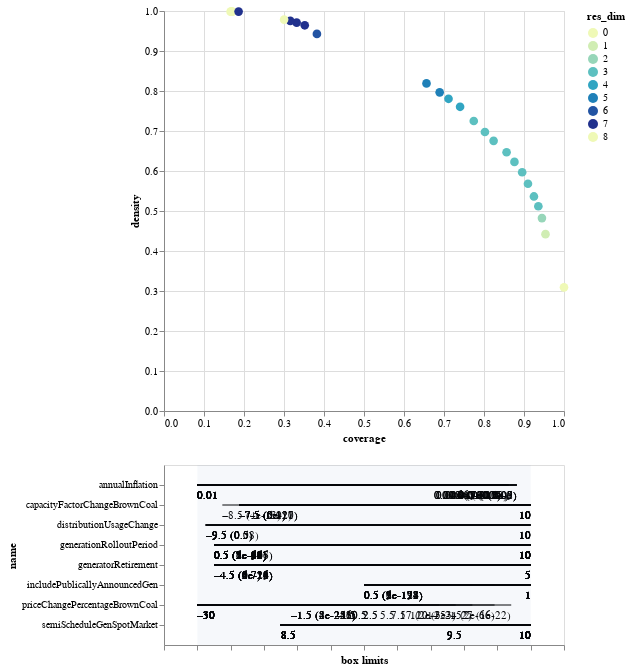

The cell this chart's notebook holds for it:
### Code cell
box1.inspect_tradeoff()

### Figure 1 — Vega-Lite specification as saved in the notebook (floating-point values rounded to 4 significant figures)
{"config": {"view": {"continuousWidth": 400, "continuousHeight": 300}}, "vconcat": [{"data": {"name": "data-ffd9ba24cff77e6e23e33204ea2f57df"}, "mark": {"type": "circle", "size": 75}, "encoding": {"color": {"type": "ordinal", "field": "res_dim", "scale": {"range": ["#eff9b6", "#d0edb3", "#97d6b9", "#5dc0c0", "#31a5c2", "#1f80b8", "#2354a3", "#21318d"]}}, "opacity": {"condition": {"value": 1, "selection": "selector005"}, "value": 0.4}, "tooltip": [{"type": "ordinal", "field": "id"}, {"type": "quantitative", "field": "coverage", "format": ".2"}, {"type": "quantitative", "field": "density", "format": ".2"}, {"type": "ordinal", "field": "res_dim"}], "x": {"type": "quantitative", "field": "coverage"}, "y": {"type": "quantitative", "field": "density"}}, "height": 400, "selection": {"selector005": {"type": "single", "fields": ["id"]}}, "width": 400}, {"layer": [{"data": {"name": "data-b8c15ef99637e2617962523556bd2013"}, "mark": "rule", "encoding": {"x": {"type": "quantitative", "axis": {"grid": false, "labels": false, "title": "box limits"}, "field": "x_lower", "scale": {"domain": [0, 1], "padding": 0.1}}, "x2": {"field": "x_upper"}, "y": {"type": "nominal", "field": "name", "scale": {"padding": 1.0}}}, "transform": [{"calculate": "(datum.x1-datum.minimum)/(datum.maximum-datum.minimum)", "as": "x_lower"}, {"calculate": "(datum.x2-datum.minimum)/(datum.maximum-datum.minimum)", "as": "x_upper"}, {"filter": {"selection": "selector005"}}], "width": 400}, {"data": {"name": "data-b8c15ef99637e2617962523556bd2013"}, "mark": {"type": "text", "align": "left", "baseline": "top", "dy": 5}, "encoding": {"text": {"type": "ordinal", "field": "text"}, "x": {"type": "quantitative", "axis": {"grid": false, "labels": false, "title": "box limits"}, "field": "x_lower", "scale": {"domain": [0, 1], "padding": 0.1}}, "x2": {"field": "x_upper"}, "y": {"type": "nominal", "field": "name", "scale": {"padding": 1.0}}}, "transform": [{"calculate": "(datum.x1-datum.minimum)/(datum.maximum-datum.minimum)", "as": "x_lower"}, {"calculate": "(datum.x2-datum.minimum)/(datum.maximum-datum.minimum)", "as": "x_upper"}, {"filter": {"selection": "selector005"}}, {"calculate": "datum.qp_lower>0?format(datum.x1, \".2\")+\" (\"+format(datum.qp_lower, \".1~g\")+\")\" :format(datum.x1, \".2\")", "as": "text"}], "width": 400}, {"data": {"name": "data-b8c15ef99637e2617962523556bd2013"}, "mark": {"type": "text", "align": "right", "baseline": "top", "dy": 5}, "encoding": {"text": {"type": "ordinal", "field": "text"}, "x": {"type": "quantitative", "field": "x_upper"}, "x2": {"field": "x_upper"}, "y": {"type": "nominal", "field": "name", "scale": {"padding": 1.0}}}, "transform": [{"calculate": "(datum.x1-datum.minimum)/(datum.maximum-datum.minimum)", "as": "x_lower"}, {"calculate": "(datum.x2-datum.minimum)/(datum.maximum-datum.minimum)", "as": "x_upper"}, {"filter": {"selection": "selector005"}}, {"calculate": "datum.qp_upper>0?format(datum.x2, \".2\")+\" (\"+format(datum.qp_upper, \".1\")+\")\" :format(datum.x2, \".2\")", "as": "text"}], "width": 400}, {"data": {"name": "data-bb8d07f6df3d47a6a475317795287b23"}, "mark": {"type": "rect", "opacity": 0.05}, "encoding": {"x": {"type": "quantitative", "field": "start"}, "x2": {"field": "end"}}}, {"data": {"name": "data-d751713988987e9331980363e24189ce"}, "mark": "point", "encoding": {"x": {"type": "quantitative", "field": "x"}, "y": {"type": "nominal", "field": "name"}}, "transform": [{"filter": {"selection": "selector005"}}], "width": 400}, {"data": {"name": "data-d751713988987e9331980363e24189ce"}, "mark": {"type": "text", "align": "center", "baseline": "top", "dy": 5}, "encoding": {"text": {"type": "nominal", "field": "item"}, "x": {"type": "quantitative", "field": "x"}, "y": {"type": "nominal", "field": "name"}}, "transform": [{"filter": {"selection": "selector005"}}], "width": 400}]}], "$schema": "https://vega.github.io/schema/vega-lite/v4.0.2.json", "datasets": {"data-ffd9ba24cff77e6e23e33204ea2f57df": [{"coverage": 1.0, "density": 0.3091, "id": 0, "mass": 1.0, "mean": 0.3091, "res_dim": 0}, {"coverage": 0.9537, "density": 0.442, "id": 1, "mass": 0.667, "mean": 0.442, "res_dim": 1}, {"coverage": 0.9449, "density": 0.4822, "id": 2, "mass": 0.6058, "mean": 0.4822, "res_dim": 2}, {"coverage": 0.9359, "density": 0.512, "id": 3, "mass": 0.5651, "mean": 0.512, "res_dim": 3}, {"coverage": 0.9248, "density": 0.5364, "id": 4, "mass": 0.533, "mean": 0.5364, "res_dim": 3}, {"coverage": 0.9099, "density": 0.5681, "id": 5, "mass": 0.4952, "mean": 0.5681, "res_dim": 3}, {"coverage": 0.8954, "density": 0.5969, "id": 6, "mass": 0.4637, "mean": 0.5969, "res_dim": 3}, {"coverage": 0.8761, "density": 0.6227, "id": 7, "mass": 0.4349, "mean": 0.6227, "res_dim": 3}, {"coverage": 0.8565, "density": 0.6469, "id": 8, "mass": 0.4093, "mean": 0.6469, "res_dim": 3}, {"coverage": 0.824, "density": 0.6754, "id": 9, "mass": 0.3771, "mean": 0.6754, "res_dim": 3}, {"coverage": 0.8023, "density": 0.6976, "id": 10, "mass": 0.3556, "mean": 0.6976, "res_dim": 3}, {"coverage": 0.7744, "density": 0.7251, "id": 11, "mass": 0.3302, "mean": 0.7251, "res_dim": 3}, {"coverage": 0.7402, "density": 0.7605, "id": 12, "mass": 0.3009, "mean": 0.7605, "res_dim": 4}, {"coverage": 0.7113, "density": 0.7805, "id": 13, "mass": 0.2817, "mean": 0.7805, "res_dim": 4}, {"coverage": 0.6892, "density": 0.7966, "id": 14, "mass": 0.2675, "mean": 0.7966, "res_dim": 5}, {"coverage": 0.6562, "density": 0.8191, "id": 15, "mass": 0.2477, "mean": 0.8191, "res_dim": 5}, {"coverage": 0.3823, "density": 0.9428, "id": 16, "mass": 0.1254, "mean": 0.9428, "res_dim": 6}, {"coverage": 0.3519, "density": 0.9642, "id": 17, "mass": 0.1128, "mean": 0.9642, "res_dim": 7}, {"coverage": 0.3316, "density": 0.9708, "id": 18, "mass": 0.1056, "mean": 0.9708, "res_dim": 7}, {"coverage": 0.3158, "density": 0.9752, "id": 19, "mass": 0.1001, "mean": 0.9752, "res_dim": 7}, {"coverage": 0.3002, "density": 0.9785, "id": 20, "mass": 0.09485, "mean": 0.9785, "res_dim": 8}, {"coverage": 0.1665, "density": 0.9984, "id": 21, "mass": 0.05155, "mean": 0.9984, "res_dim": 8}, {"coverage": 0.1683, "density": 0.9984, "id": 22, "mass": 0.05212, "mean": 0.9984, "res_dim": 8}, {"coverage": 0.1696, "density": 0.9984, "id": 23, "mass": 0.05252, "mean": 0.9984, "res_dim": 8}, {"coverage": 0.1709, "density": 0.9984, "id": 24, "mass": 0.05293, "mean": 0.9984, "res_dim": 8}, {"coverage": 0.1865, "density": 0.9985, "id": 25, "mass": 0.05774, "mean": 0.9985, "res_dim": 7}], "data-b8c15ef99637e2617962523556bd2013": [{"x1": 8.5, "x2": 10.0, "name": "semiScheduleGenSpotMarket", "id": 1, "minimum": 8.0, "maximum": 10.0, "qp_lower": 0.0, "qp_upper": -1.0}, {"x1": 0.5, "x2": 10.0, "name": "generationRolloutPeriod", "id": 2, "minimum": 0.0, "maximum": 10.0, "qp_lower": 1.572e-42, "qp_upper": -1.0}, {"x1": 8.5, "x2": 10.0, "name": "semiScheduleGenSpotMarket", "id": 2, "minimum": 8.0, "maximum": 10.0, "qp_lower": 0.0, "qp_upper": -1.0}, {"x1": 0.5, "x2": 10.0, "name": "generationRolloutPeriod", "id": 3, "minimum": 0.0, "maximum": 10.0, "qp_lower": 3.411e-45, "qp_upper": -1.0}, {"x1": -30.0, "x2": 26.5, "name": "priceChangePercentageBrownCoal", "id": 3, "minimum": -30.0, "maximum": 30.0, "qp_lower": -1.0, "qp_upper": 1.291e-22}, {"x1": 8.5, "x2": 10.0, "name": "semiScheduleGenSpotMarket", "id": 3, "minimum": 8.0, "maximum": 10.0, "qp_lower": 0.0, "qp_upper": -1.0}, {"x1": 0.5, "x2": 10.0, "name": "generationRolloutPeriod", "id": 4, "minimum": 0.0, "maximum": 10.0, "qp_lower": 2.566e-47, "qp_upper": -1.0}, {"x1": -30.0, "x2": 23.5, "name": "priceChangePercentageBrownCoal", "id": 4, "minimum": -30.0, "maximum": 30.0, "qp_lower": -1.0, "qp_upper": 2.168e-66}, {"x1": 8.5, "x2": 10.0, "name": "semiScheduleGenSpotMarket", "id": 4, "minimum": 8.0, "maximum": 10.0, "qp_lower": 0.0, "qp_upper": -1.0}, {"x1": 0.5, "x2": 10.0, "name": "generationRolloutPeriod", "id": 5, "minimum": 0.0, "maximum": 10.0, "qp_lower": 4.542e-48, "qp_upper": -1.0}, {"x1": -30.0, "x2": 19.5, "name": "priceChangePercentageBrownCoal", "id": 5, "minimum": -30.0, "maximum": 30.0, "qp_lower": -1.0, "qp_upper": 3.124e-152}, {"x1": 8.5, "x2": 10.0, "name": "semiScheduleGenSpotMarket", "id": 5, "minimum": 8.0, "maximum": 10.0, "qp_lower": 0.0, "qp_upper": -1.0}, {"x1": 0.5, "x2": 10.0, "name": "generationRolloutPeriod", "id": 6, "minimum": 0.0, "maximum": 10.0, "qp_lower": 5.058e-50, "qp_upper": -1.0}, {"x1": -30.0, "x2": 16.5, "name": "priceChangePercentageBrownCoal", "id": 6, "minimum": -30.0, "maximum": 30.0, "qp_lower": -1.0, "qp_upper": 2.052e-253}, {"x1": 8.5, "x2": 10.0, "name": "semiScheduleGenSpotMarket", "id": 6, "minimum": 8.0, "maximum": 10.0, "qp_lower": 0.0, "qp_upper": -1.0}, {"x1": 0.5, "x2": 10.0, "name": "generationRolloutPeriod", "id": 7, "minimum": 0.0, "maximum": 10.0, "qp_lower": 2.978e-51, "qp_upper": -1.0}, {"x1": -30.0, "x2": 13.5, "name": "priceChangePercentageBrownCoal", "id": 7, "minimum": -30.0, "maximum": 30.0, "qp_lower": -1.0, "qp_upper": 0.0}, {"x1": 8.5, "x2": 10.0, "name": "semiScheduleGenSpotMarket", "id": 7, "minimum": 8.0, "maximum": 10.0, "qp_lower": 0.0, "qp_upper": -1.0}, {"x1": 0.5, "x2": 10.0, "name": "generationRolloutPeriod", "id": 8, "minimum": 0.0, "maximum": 10.0, "qp_lower": 5.41e-51, "qp_upper": -1.0}, {"x1": -30.0, "x2": 10.5, "name": "priceChangePercentageBrownCoal", "id": 8, "minimum": -30.0, "maximum": 30.0, "qp_lower": -1.0, "qp_upper": 0.0}, {"x1": 8.5, "x2": 10.0, "name": "semiScheduleGenSpotMarket", "id": 8, "minimum": 8.0, "maximum": 10.0, "qp_lower": 0.0, "qp_upper": -1.0}, {"x1": 0.5, "x2": 10.0, "name": "generationRolloutPeriod", "id": 9, "minimum": 0.0, "maximum": 10.0, "qp_lower": 6.437e-52, "qp_upper": -1.0}, {"x1": -30.0, "x2": 7.5, "name": "priceChangePercentageBrownCoal", "id": 9, "minimum": -30.0, "maximum": 30.0, "qp_lower": -1.0, "qp_upper": 0.0}, {"x1": 8.5, "x2": 10.0, "name": "semiScheduleGenSpotMarket", "id": 9, "minimum": 8.0, "maximum": 10.0, "qp_lower": 0.0, "qp_upper": -1.0}, {"x1": 0.5, "x2": 10.0, "name": "generationRolloutPeriod", "id": 10, "minimum": 0.0, "maximum": 10.0, "qp_lower": 3.157e-56, "qp_upper": -1.0}, {"x1": -30.0, "x2": 5.5, "name": "priceChangePercentageBrownCoal", "id": 10, "minimum": -30.0, "maximum": 30.0, "qp_lower": -1.0, "qp_upper": 0.0}, {"x1": 8.5, "x2": 10.0, "name": "semiScheduleGenSpotMarket", "id": 10, "minimum": 8.0, "maximum": 10.0, "qp_lower": 0.0, "qp_upper": -1.0}, {"x1": 0.5, "x2": 10.0, "name": "generationRolloutPeriod", "id": 11, "minimum": 0.0, "maximum": 10.0, "qp_lower": 1.506e-55, "qp_upper": -1.0}, {"x1": -30.0, "x2": 2.5, "name": "priceChangePercentageBrownCoal", "id": 11, "minimum": -30.0, "maximum": 30.0, "qp_lower": -1.0, "qp_upper": 0.0}, {"x1": 8.5, "x2": 10.0, "name": "semiScheduleGenSpotMarket", "id": 11, "minimum": 8.0, "maximum": 10.0, "qp_lower": 0.0, "qp_upper": -1.0}, {"x1": 0.5, "x2": 10.0, "name": "generationRolloutPeriod", "id": 12, "minimum": 0.0, "maximum": 10.0, "qp_lower": 1.22e-58, "qp_upper": -1.0}, {"x1": -4.5, "x2": 5.0, "name": "generatorRetirement", "id": 12, "minimum": -5.0, "maximum": 5.0, "qp_lower": 5.557e-22, "qp_upper": -1.0}, {"x1": -30.0, "x2": 2.5, "name": "priceChangePercentageBrownCoal", "id": 12, "minimum": -30.0, "maximum": 30.0, "qp_lower": -1.0, "qp_upper": 0.0}, {"x1": 8.5, "x2": 10.0, "name": "semiScheduleGenSpotMarket", "id": 12, "minimum": 8.0, "maximum": 10.0, "qp_lower": 0.0, "qp_upper": -1.0}, {"x1": 0.5, "x2": 10.0, "name": "generationRolloutPeriod", "id": 13, "minimum": 0.0, "maximum": 10.0, "qp_lower": 5.24e-58, "qp_upper": -1.0}, {"x1": -4.5, "x2": 5.0, "name": "generatorRetirement", "id": 13, "minimum": -5.0, "maximum": 5.0, "qp_lower": 3.543e-21, "qp_upper": -1.0}, {"x1": -30.0, "x2": 0.5, "name": "priceChangePercentageBrownCoal", "id": 13, "minimum": -30.0, "maximum": 30.0, "qp_lower": -1.0, "qp_upper": 0.0}, {"x1": 8.5, "x2": 10.0, "name": "semiScheduleGenSpotMarket", "id": 13, "minimum": 8.0, "maximum": 10.0, "qp_lower": 0.0, "qp_upper": -1.0}, {"x1": 0.01002, "x2": 0.04832, "name": "annualInflation", "id": 14, "minimum": 0.01002, "maximum": 0.04998, "qp_lower": -1.0, "qp_upper": 5.351e-06}, {"x1": 0.5, "x2": 10.0, "name": "generationRolloutPeriod", "id": 14, "minimum": 0.0, "maximum": 10.0, "qp_lower": 2.342e-63, "qp_upper": -1.0}, {"x1": -4.5, "x2": 5.0, "name": "generatorRetirement", "id": 14, "minimum": -5.0, "maximum": 5.0, "qp_lower": 1.994e-24, "qp_upper": -1.0}, {"x1": -30.0, "x2": 0.5, "name": "priceChangePercentageBrownCoal", "id": 14, "minimum": -30.0, "maximum": 30.0, "qp_lower": -1.0, "qp_upper": 0.0}, {"x1": 8.5, "x2": 10.0, "name": "semiScheduleGenSpotMarket", "id": 14, "minimum": 8.0, "maximum": 10.0, "qp_lower": 0.0, "qp_upper": -1.0}, {"x1": 0.01002, "x2": 0.04832, "name": "annualInflation", "id": 15, "minimum": 0.01002, "maximum": 0.04998, "qp_lower": -1.0, "qp_upper": 2.208e-07}, {"x1": 0.5, "x2": 10.0, "name": "generationRolloutPeriod", "id": 15, "minimum": 0.0, "maximum": 10.0, "qp_lower": 7.433e-64, "qp_upper": -1.0}, {"x1": -4.5, "x2": 5.0, "name": "generatorRetirement", "id": 15, "minimum": -5.0, "maximum": 5.0, "qp_lower": 9.792e-26, "qp_upper": -1.0}, {"x1": -30.0, "x2": -1.5, "name": "priceChangePercentageBrownCoal", "id": 15, "minimum": -30.0, "maximum": 30.0, "qp_lower": -1.0, "qp_upper": 0.0}, {"x1": 8.5, "x2": 10.0, "name": "semiScheduleGenSpotMarket", "id": 15, "minimum": 8.0, "maximum": 10.0, "qp_lower": 0.0, "qp_upper": -1.0}, {"x1": 0.01002, "x2": 0.04832, "name": "annualInflation", "id": 16, "minimum": 0.01002, "maximum": 0.04998, "qp_lower": -1.0, "qp_upper": 2.471e-06}, {"x1": 0.5, "x2": 1.0, "name": "includePublicallyAnnouncedGen", "id": 16, "minimum": 0.0, "maximum": 1.0, "qp_lower": 2.372e-173, "qp_upper": -1.0}, {"x1": 0.5, "x2": 10.0, "name": "generationRolloutPeriod", "id": 16, "minimum": 0.0, "maximum": 10.0, "qp_lower": 6.794e-88, "qp_upper": -1.0}, {"x1": -4.5, "x2": 5.0, "name": "generatorRetirement", "id": 16, "minimum": -5.0, "maximum": 5.0, "qp_lower": 8.414e-19, "qp_upper": -1.0}, {"x1": -30.0, "x2": -1.5, "name": "priceChangePercentageBrownCoal", "id": 16, "minimum": -30.0, "maximum": 30.0, "qp_lower": -1.0, "qp_upper": 0.0}, {"x1": 8.5, "x2": 10.0, "name": "semiScheduleGenSpotMarket", "id": 16, "minimum": 8.0, "maximum": 10.0, "qp_lower": 0.0, "qp_upper": -1.0}, {"x1": 0.01002, "x2": 0.04832, "name": "annualInflation", "id": 17, "minimum": 0.01002, "maximum": 0.04998, "qp_lower": -1.0, "qp_upper": 1.604e-09}, {"x1": 0.5, "x2": 1.0, "name": "includePublicallyAnnouncedGen", "id": 17, "minimum": 0.0, "maximum": 1.0, "qp_lower": 1.974e-178, "qp_upper": -1.0}, {"x1": 0.5, "x2": 10.0, "name": "generationRolloutPeriod", "id": 17, "minimum": 0.0, "maximum": 10.0, "qp_lower": 8.186e-94, "qp_upper": -1.0}, {"x1": -4.5, "x2": 5.0, "name": "generatorRetirement", "id": 17, "minimum": -5.0, "maximum": 5.0, "qp_lower": 5.422e-14, "qp_upper": -1.0}, {"x1": -30.0, "x2": -1.5, "name": "priceChangePercentageBrownCoal", "id": 17, "minimum": -30.0, "maximum": 30.0, "qp_lower": -1.0, "qp_upper": 0.0}, {"x1": -8.5, "x2": 10.0, "name": "capacityFactorChangeBrownCoal", "id": 17, "minimum": -10.0, "maximum": 10.0, "qp_lower": 3.613e-13, "qp_upper": -1.0}, {"x1": 8.5, "x2": 10.0, "name": "semiScheduleGenSpotMarket", "id": 17, "minimum": 8.0, "maximum": 10.0, "qp_lower": 0.0, "qp_upper": -1.0}, {"x1": 0.01002, "x2": 0.04832, "name": "annualInflation", "id": 18, "minimum": 0.01002, "maximum": 0.04998, "qp_lower": -1.0, "qp_upper": 1.752e-08}, {"x1": 0.5, "x2": 1.0, "name": "includePublicallyAnnouncedGen", "id": 18, "minimum": 0.0, "maximum": 1.0, "qp_lower": 7.495e-191, "qp_upper": -1.0}, {"x1": 0.5, "x2": 10.0, "name": "generationRolloutPeriod", "id": 18, "minimum": 0.0, "maximum": 10.0, "qp_lower": 3.439e-98, "qp_upper": -1.0}, {"x1": -4.5, "x2": 5.0, "name": "generatorRetirement", "id": 18, "minimum": -5.0, "maximum": 5.0, "qp_lower": 5.132e-16, "qp_upper": -1.0}, {"x1": -30.0, "x2": -1.5, "name": "priceChangePercentageBrownCoal", "id": 18, "minimum": -30.0, "maximum": 30.0, "qp_lower": -1.0, "qp_upper": 0.0}, {"x1": -7.5, "x2": 10.0, "name": "capacityFactorChangeBrownCoal", "id": 18, "minimum": -10.0, "maximum": 10.0, "qp_lower": 5.489e-21, "qp_upper": -1.0}, {"x1": 8.5, "x2": 10.0, "name": "semiScheduleGenSpotMarket", "id": 18, "minimum": 8.0, "maximum": 10.0, "qp_lower": 0.0, "qp_upper": -1.0}, {"x1": 0.01002, "x2": 0.04637, "name": "annualInflation", "id": 19, "minimum": 0.01002, "maximum": 0.04998, "qp_lower": -1.0, "qp_upper": 8.686e-13}, {"x1": 0.5, "x2": 1.0, "name": "includePublicallyAnnouncedGen", "id": 19, "minimum": 0.0, "maximum": 1.0, "qp_lower": 5.697e-178, "qp_upper": -1.0}, {"x1": 0.5, "x2": 10.0, "name": "generationRolloutPeriod", "id": 19, "minimum": 0.0, "maximum": 10.0, "qp_lower": 2.398e-106, "qp_upper": -1.0}, {"x1": -4.5, "x2": 5.0, "name": "generatorRetirement", "id": 19, "minimum": -5.0, "maximum": 5.0, "qp_lower": 2.477e-14, "qp_upper": -1.0}, {"x1": -30.0, "x2": -1.5, "name": "priceChangePercentageBrownCoal", "id": 19, "minimum": -30.0, "maximum": 30.0, "qp_lower": -1.0, "qp_upper": 0.0}, {"x1": -7.5, "x2": 10.0, "name": "capacityFactorChangeBrownCoal", "id": 19, "minimum": -10.0, "maximum": 10.0, "qp_lower": 2.312e-17, "qp_upper": -1.0}, {"x1": 8.5, "x2": 10.0, "name": "semiScheduleGenSpotMarket", "id": 19, "minimum": 8.0, "maximum": 10.0, "qp_lower": 0.0, "qp_upper": -1.0}, {"x1": 0.01002, "x2": 0.04637, "name": "annualInflation", "id": 20, "minimum": 0.01002, "maximum": 0.04998, "qp_lower": -1.0, "qp_upper": 2.358e-11}, {"x1": 0.5, "x2": 1.0, "name": "includePublicallyAnnouncedGen", "id": 20, "minimum": 0.0, "maximum": 1.0, "qp_lower": 1.788e-177, "qp_upper": -1.0}, {"x1": 0.5, "x2": 10.0, "name": "generationRolloutPeriod", "id": 20, "minimum": 0.0, "maximum": 10.0, "qp_lower": 6.881e-107, "qp_upper": -1.0}, {"x1": -4.5, "x2": 5.0, "name": "generatorRetirement", "id": 20, "minimum": -5.0, "maximum": 5.0, "qp_lower": 5.437e-16, "qp_upper": -1.0}, {"x1": -30.0, "x2": -1.5, "name": "priceChangePercentageBrownCoal", "id": 20, "minimum": -30.0, "maximum": 30.0, "qp_lower": -1.0, "qp_upper": 0.0}, {"x1": -7.5, "x2": 10.0, "name": "capacityFactorChangeBrownCoal", "id": 20, "minimum": -10.0, "maximum": 10.0, "qp_lower": 4.722e-20, "qp_upper": -1.0}, {"x1": -9.5, "x2": 10.0, "name": "distributionUsageChange", "id": 20, "minimum": -10.0, "maximum": 10.0, "qp_lower": 0.08117, "qp_upper": -1.0}, {"x1": 8.5, "x2": 10.0, "name": "semiScheduleGenSpotMarket", "id": 20, "minimum": 8.0, "maximum": 10.0, "qp_lower": 0.0, "qp_upper": -1.0}, {"x1": 0.01002, "x2": 0.04637, "name": "annualInflation", "id": 21, "minimum": 0.01002, "maximum": 0.04998, "qp_lower": -1.0, "qp_upper": 0.04975}, {"x1": 0.5, "x2": 1.0, "name": "includePublicallyAnnouncedGen", "id": 21, "minimum": 0.0, "maximum": 1.0, "qp_lower": 4.67e-122, "qp_upper": -1.0}, {"x1": 0.5, "x2": 10.0, "name": "generationRolloutPeriod", "id": 21, "minimum": 0.0, "maximum": 10.0, "qp_lower": 1.91e-83, "qp_upper": -1.0}, {"x1": -4.5, "x2": 5.0, "name": "generatorRetirement", "id": 21, "minimum": -5.0, "maximum": 5.0, "qp_lower": 0.6954, "qp_upper": -1.0}, {"x1": -30.0, "x2": -1.5, "name": "priceChangePercentageBrownCoal", "id": 21, "minimum": -30.0, "maximum": 30.0, "qp_lower": -1.0, "qp_upper": 1.908e-241}, {"x1": -7.5, "x2": 10.0, "name": "capacityFactorChangeBrownCoal", "id": 21, "minimum": -10.0, "maximum": 10.0, "qp_lower": 0.09917, "qp_upper": -1.0}, {"x1": -9.5, "x2": 10.0, "name": "distributionUsageChange", "id": 21, "minimum": -10.0, "maximum": 10.0, "qp_lower": 0.4928, "qp_upper": -1.0}, {"x1": 9.5, "x2": 10.0, "name": "semiScheduleGenSpotMarket", "id": 21, "minimum": 8.0, "maximum": 10.0, "qp_lower": 0.0, "qp_upper": -1.0}, {"x1": 0.01002, "x2": 0.04715, "name": "annualInflation", "id": 22, "minimum": 0.01002, "maximum": 0.04998, "qp_lower": -1.0, "qp_upper": 0.0467}, {"x1": 0.5, "x2": 1.0, "name": "includePublicallyAnnouncedGen", "id": 22, "minimum": 0.0, "maximum": 1.0, "qp_lower": 2.186e-123, "qp_upper": -1.0}, {"x1": 0.5, "x2": 10.0, "name": "generationRolloutPeriod", "id": 22, "minimum": 0.0, "maximum": 10.0, "qp_lower": 1.737e-83, "qp_upper": -1.0}, {"x1": -4.5, "x2": 5.0, "name": "generatorRetirement", "id": 22, "minimum": -5.0, "maximum": 5.0, "qp_lower": 0.6947, "qp_upper": -1.0}, {"x1": -30.0, "x2": -1.5, "name": "priceChangePercentageBrownCoal", "id": 22, "minimum": -30.0, "maximum": 30.0, "qp_lower": -1.0, "qp_upper": 8.16e-251}, {"x1": -7.5, "x2": 10.0, "name": "capacityFactorChangeBrownCoal", "id": 22, "minimum": -10.0, "maximum": 10.0, "qp_lower": 0.09895, "qp_upper": -1.0}, {"x1": -9.5, "x2": 10.0, "name": "distributionUsageChange", "id": 22, "minimum": -10.0, "maximum": 10.0, "qp_lower": 0.4929, "qp_upper": -1.0}, {"x1": 9.5, "x2": 10.0, "name": "semiScheduleGenSpotMarket", "id": 22, "minimum": 8.0, "maximum": 10.0, "qp_lower": 0.0, "qp_upper": -1.0}, {"x1": 0.01002, "x2": 0.04727, "name": "annualInflation", "id": 23, "minimum": 0.01002, "maximum": 0.04998, "qp_lower": -1.0, "qp_upper": 0.04465}, {"x1": 0.5, "x2": 1.0, "name": "includePublicallyAnnouncedGen", "id": 23, "minimum": 0.0, "maximum": 1.0, "qp_lower": 9.108e-124, "qp_upper": -1.0}, {"x1": 0.5, "x2": 10.0, "name": "generationRolloutPeriod", "id": 23, "minimum": 0.0, "maximum": 10.0, "qp_lower": 1.626e-83, "qp_upper": -1.0}, {"x1": -4.5, "x2": 5.0, "name": "generatorRetirement", "id": 23, "minimum": -5.0, "maximum": 5.0, "qp_lower": 0.6942, "qp_upper": -1.0}, {"x1": -30.0, "x2": -1.5, "name": "priceChangePercentageBrownCoal", "id": 23, "minimum": -30.0, "maximum": 30.0, "qp_lower": -1.0, "qp_upper": 4.572e-252}, {"x1": -7.5, "x2": 10.0, "name": "capacityFactorChangeBrownCoal", "id": 23, "minimum": -10.0, "maximum": 10.0, "qp_lower": 0.09856, "qp_upper": -1.0}, {"x1": -9.5, "x2": 10.0, "name": "distributionUsageChange", "id": 23, "minimum": -10.0, "maximum": 10.0, "qp_lower": 0.4925, "qp_upper": -1.0}, {"x1": 9.5, "x2": 10.0, "name": "semiScheduleGenSpotMarket", "id": 23, "minimum": 8.0, "maximum": 10.0, "qp_lower": 0.0, "qp_upper": -1.0}, {"x1": 0.01002, "x2": 0.04736, "name": "annualInflation", "id": 24, "minimum": 0.01002, "maximum": 0.04998, "qp_lower": -1.0, "qp_upper": 0.04269}, {"x1": 0.5, "x2": 1.0, "name": "includePublicallyAnnouncedGen", "id": 24, "minimum": 0.0, "maximum": 1.0, "qp_lower": 2.12e-124, "qp_upper": -1.0}, {"x1": 0.5, "x2": 10.0, "name": "generationRolloutPeriod", "id": 24, "minimum": 0.0, "maximum": 10.0, "qp_lower": 1.524e-83, "qp_upper": -1.0}, {"x1": -4.5, "x2": 5.0, "name": "generatorRetirement", "id": 24, "minimum": -5.0, "maximum": 5.0, "qp_lower": 0.6938, "qp_upper": -1.0}, {"x1": -30.0, "x2": -1.5, "name": "priceChangePercentageBrownCoal", "id": 24, "minimum": -30.0, "maximum": 30.0, "qp_lower": -1.0, "qp_upper": 4.224e-253}, {"x1": -7.5, "x2": 10.0, "name": "capacityFactorChangeBrownCoal", "id": 24, "minimum": -10.0, "maximum": 10.0, "qp_lower": 0.09851, "qp_upper": -1.0}, {"x1": -9.5, "x2": 10.0, "name": "distributionUsageChange", "id": 24, "minimum": -10.0, "maximum": 10.0, "qp_lower": 0.4921, "qp_upper": -1.0}, {"x1": 9.5, "x2": 10.0, "name": "semiScheduleGenSpotMarket", "id": 24, "minimum": 8.0, "maximum": 10.0, "qp_lower": 0.0, "qp_upper": -1.0}, {"x1": 0.01002, "x2": 0.04736, "name": "annualInflation", "id": 25, "minimum": 0.01002, "maximum": 0.04998, "qp_lower": -1.0, "qp_upper": 0.04188}, {"x1": 0.5, "x2": 1.0, "name": "includePublicallyAnnouncedGen", "id": 25, "minimum": 0.0, "maximum": 1.0, "qp_lower": 1.399e-154, "qp_upper": -1.0}, {"x1": 0.5, "x2": 10.0, "name": "generationRolloutPeriod", "id": 25, "minimum": 0.0, "maximum": 10.0, "qp_lower": 6.829e-93, "qp_upper": -1.0}, {"x1": -30.0, "x2": -1.5, "name": "priceChangePercentageBrownCoal", "id": 25, "minimum": -30.0, "maximum": 30.0, "qp_lower": -1.0, "qp_upper": 1.991e-286}, {"x1": -7.5, "x2": 10.0, "name": "capacityFactorChangeBrownCoal", "id": 25, "minimum": -10.0, "maximum": 10.0, "qp_lower": 0.01774, "qp_upper": -1.0}, {"x1": -9.5, "x2": 10.0, "name": "distributionUsageChange", "id": 25, "minimum": -10.0, "maximum": 10.0, "qp_lower": 0.4883, "qp_upper": -1.0}, {"x1": 9.5, "x2": 10.0, "name": "semiScheduleGenSpotMarket", "id": 25, "minimum": 8.0, "maximum": 10.0, "qp_lower": 0.0, "qp_upper": -1.0}], "data-bb8d07f6df3d47a6a475317795287b23": [{"end": 1, "start": 0}], "data-d751713988987e9331980363e24189ce": []}}
